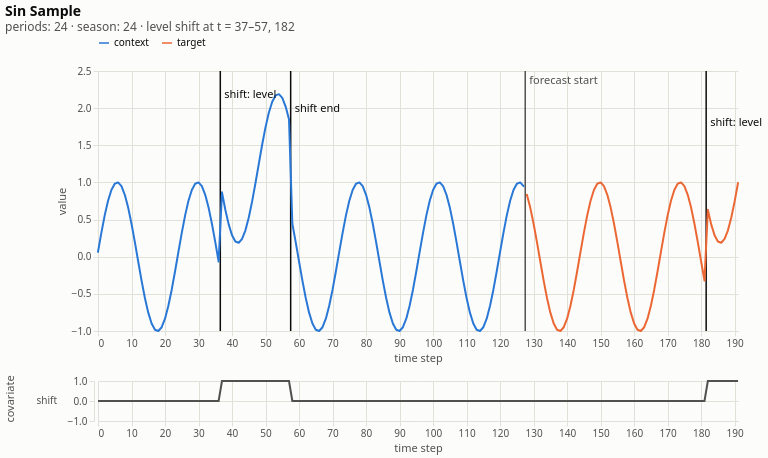

The code cell stored with this chart in its notebook:
### Code cell
context_length = 128
horizon_length = 64
seed = 42

sin_gen = SyntheticGenerator(
    context_length=context_length,
    horizon=horizon_length,
    seasonal=True,
    covariate=False,
    periods=(24,),             # period of the sine
    n_periods=1,
    n_harmonics=1,             # 1 harmonic = pure sine, no extra shape
    level_range=(0.0, 0.0),    # centered at 0
    slope_range=(0.0, 0.0),    # no trend
    amplitude_range=(1.0, 1.0),
    seed=seed
)
chaos_gen = ChaoticGenerator(
    context_length=context_length,
    horizon=horizon_length,
    systems=["Lorenz"],              # None = all ~120 default systems
    dim=0,                           # observed coordinate, None = random per sample
    pts_per_period_range=(20, 30),   # time steps per dominant period (smaller = more irregular)
    level_range=(0.0, 0.0),          # centered at 0
    slope_range=(0.0, 0.0),          # no trend
    amplitude_range=(1.0, 1.0),      # z-normalised signal, std ≈ 1
    seed=seed,
)
inj = Injector(
    noise=False,
    shift=True,
    shift_covariate=True,
    shift_recurring_prob=0.8,
    shift_duration_range=(0.1, 0.25),
    seed=seed,
)
s = inj(sin_gen.sample())
plot_sample(s, title="Sin Sample")

### Figure 1 — Vega-Lite specification as saved in the notebook (floating-point values rounded to 4 significant figures; data arrays with more than 128 entries replaced by an {"elided": "..."} marker saying what was removed)
{"config": {"view": {"continuousWidth": 300, "continuousHeight": 300, "stroke": null}, "axis": {"domainColor": "#e1e0d9", "gridColor": "#e1e0d9", "gridWidth": 1, "labelColor": "#52514e", "tickColor": "#e1e0d9", "titleColor": "#52514e", "titleFontWeight": "normal"}, "background": "#fcfcfb", "font": "system-ui, sans-serif", "header": {"labelColor": "#52514e", "titleColor": "#52514e", "titleFontWeight": "normal"}, "legend": {"labelColor": "#0b0b0b"}, "title": {"color": "#0b0b0b", "fontSize": 14, "subtitleColor": "#52514e"}}, "vconcat": [{"layer": [{"data": {"name": "data-2857c04485f9719ca98af45643e81810"}, "mark": {"type": "rule", "strokeWidth": 1.5}, "encoding": {"color": {"field": "color", "scale": null, "type": "nominal"}, "tooltip": [{"field": "label", "title": "event", "type": "nominal"}], "x": {"field": "t", "type": "quantitative"}}}, {"data": {"name": "data-2eb980ccbc7bbd734ae582e68e8d2afa"}, "mark": {"type": "point", "clip": false, "filled": true, "opacity": 1, "size": 80, "stroke": "#fcfcfb", "strokeWidth": 2}, "encoding": {"color": {"field": "segment", "legend": {"direction": "horizontal", "orient": "top", "symbolType": "stroke"}, "scale": {"domain": ["context", "target"], "range": ["#2a78d6", "#eb6834"]}, "title": null, "type": "nominal"}, "x": {"field": "t", "scale": {"domain": [0, 191], "nice": false}, "title": "time step", "type": "quantitative"}, "y": {"field": "value", "type": "quantitative"}}, "transform": [{"filter": "datum.spike"}, {"calculate": "'spike'", "as": "segment"}]}, {"data": {"name": "data-2eb980ccbc7bbd734ae582e68e8d2afa"}, "mark": {"type": "line", "clip": false, "strokeCap": "round", "strokeJoin": "round", "strokeWidth": 2}, "encoding": {"color": {"field": "segment", "legend": {"direction": "horizontal", "orient": "top", "symbolType": "stroke"}, "scale": {"domain": ["context", "target"], "range": ["#2a78d6", "#eb6834"]}, "title": null, "type": "nominal"}, "x": {"field": "t", "scale": {"domain": [0, 191], "nice": false}, "title": "time step", "type": "quantitative"}, "y": {"field": "value", "title": "value", "type": "quantitative"}}}, {"data": {"name": "data-2eb980ccbc7bbd734ae582e68e8d2afa"}, "mark": {"type": "rule", "color": "#8a8984", "strokeWidth": 1}, "encoding": {"opacity": {"condition": {"param": "param_2425ffc4a6c0f0b0", "value": 1, "empty": false}, "value": 0}, "x": {"field": "t", "scale": {"domain": [0, 191], "nice": false}, "title": "time step", "type": "quantitative"}}}, {"data": {"name": "data-2eb980ccbc7bbd734ae582e68e8d2afa"}, "mark": {"type": "point", "clip": false, "filled": true, "opacity": 1, "size": 80, "stroke": "#fcfcfb", "strokeWidth": 2}, "encoding": {"color": {"field": "segment", "legend": {"direction": "horizontal", "orient": "top", "symbolType": "stroke"}, "scale": {"domain": ["context", "target"], "range": ["#2a78d6", "#eb6834"]}, "title": null, "type": "nominal"}, "x": {"field": "t", "scale": {"domain": [0, 191], "nice": false}, "title": "time step", "type": "quantitative"}, "y": {"field": "value", "type": "quantitative"}}, "transform": [{"filter": {"param": "param_2425ffc4a6c0f0b0", "empty": false}}]}, {"data": {"name": "data-2eb980ccbc7bbd734ae582e68e8d2afa"}, "mark": {"type": "point", "clip": false, "opacity": 0, "size": 400}, "encoding": {"tooltip": [{"field": "t", "title": "t", "type": "quantitative"}, {"field": "segment", "title": "segment", "type": "nominal"}, {"field": "value", "format": ".3f", "title": "value", "type": "quantitative"}, {"field": "spike", "title": "spike", "type": "nominal"}], "x": {"field": "t", "scale": {"domain": [0, 191], "nice": false}, "title": "time step", "type": "quantitative"}, "y": {"field": "value", "type": "quantitative"}}, "name": "view_a28954d72cd86219_0"}, {"data": {"name": "data-2857c04485f9719ca98af45643e81810"}, "mark": {"type": "text", "align": "left", "baseline": "top", "dx": 4, "fontSize": 11}, "encoding": {"color": {"field": "color", "scale": null, "type": "nominal"}, "text": {"field": "label", "type": "nominal"}, "x": {"field": "t", "type": "quantitative"}, "y": {"field": "y", "scale": null, "type": "quantitative"}}}], "height": 260, "width": 640}, {"data": {"name": "data-7d16f5d2d8a15e73ba25f8fb6a6f7fd3"}, "facet": {"row": {"field": "feature", "header": {"labelAlign": "left", "labelAngle": 0}, "sort": ["shift"], "title": "covariate", "type": "nominal"}}, "spec": {"mark": {"type": "line", "color": "#52514e", "strokeWidth": 2}, "encoding": {"tooltip": [{"field": "feature", "type": "nominal"}, {"field": "t", "type": "quantitative"}, {"field": "value", "format": ".3f", "type": "quantitative"}], "x": {"field": "t", "scale": {"domain": [0, 191], "nice": false}, "title": "time step", "type": "quantitative"}, "y": {"axis": {"values": [-1, 0, 1]}, "field": "value", "scale": {"domain": [-1, 1]}, "title": null, "type": "quantitative"}}, "height": 40, "width": 640}, "resolve": {"scale": {"x": "shared"}}}], "params": [{"name": "param_2425ffc4a6c0f0b0", "select": {"type": "point", "clear": "pointerout", "fields": ["t"], "nearest": true, "on": "pointerover"}, "views": ["view_a28954d72cd86219_0"]}], "spacing": 12, "title": {"text": "Sin Sample", "anchor": "start", "subtitle": "periods: 24 · season: 24 · level shift at t = 37–57, 182"}, "$schema": "https://vega.github.io/schema/vega-lite/v6.4.1.json", "datasets": {"data-2857c04485f9719ca98af45643e81810": [{"t": 127.5, "label": "forecast start", "color": "#52514e", "y": 4}, {"t": 36.5, "label": "shift: level", "color": "#0b0b0b", "y": 18}, {"t": 57.5, "label": "shift end", "color": "#0b0b0b", "y": 32}, {"t": 181.5, "label": "shift: level", "color": "#0b0b0b", "y": 46}], "data-2eb980ccbc7bbd734ae582e68e8d2afa": {"elided": "192 records"}, "data-7d16f5d2d8a15e73ba25f8fb6a6f7fd3": {"elided": "192 records"}}}
